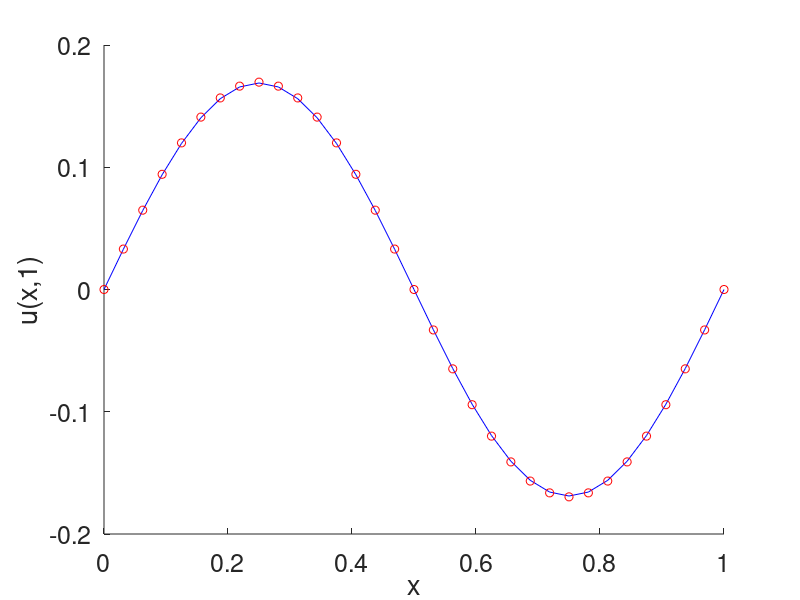

MATLAB code for this plot:
function [] = heat_equation_1D_ftcs_scheme
%%% --- 1D heat equation with Dirichlet boundary condition
%
% du/dt = D*d^2u/dx^2 with Drichlet BC: u(a,t) = u(b,t) = 0;
%                                       u(x,0) = 2*sin(2*pi*x)
% analytic solution: u(x,t) = 2*exp(-(pi^2/4)*t)*sin(2*pi*x).
%
% The finite difference: the forward-time centered space (FTCS), that is,
%  matrix equation: 
% w^(n+1) = (I+lambda*A)*w^(n) + lambda*b^(n).
% A is tridiagonal matrix.
% (I+lambda*A) is evolution matrix.
% b^(n) = [u^(n)_{a} 0,...0, u^(n)_{b}]^(T), (T = transpose). 
% b^(n) = 0 for all n since u(a,t) = (b,t) = 0
% lambda = D*dt/dx^2.
% Reference book: D. Bradie, A friendly introduction to numerical analysis 
%
% Written by Tsogbayar Tsednee (PhD), California State University Northridge 
% Contact: tsog215@gmail.com
% Date: December 23, 2018
%%%
% ----------------------------------------------------------------
format short; clear; clc;
% ---
% grid and initial condition
D = 1./16.; % diffision parameter
a = 0.; % x(0)
b = 1.; % x(N+1)
N = 32;  % number of grid point of x axis
dx = (b-a)/N; % step size in x
% ---
x = zeros(N+1,1); % total number of points is N+1
for i = 1:N+1
    x(i) = a + (i-1)*dx;
end
% ---
%%% time parameter
ti = 0.; % t(0)
tf = 1.; % t(N)
Nt = 256; % number of grid point in time t
dt = (tf-ti)/Nt; % step size in time t
t = zeros(Nt,1); % total number of points 
%
lambda = D*dt/dx^2 ;
%  matrix equation is
% w^(n+1) = (I+lambda*A)*w^(n) + lambda*b^(n)
u_mat = zeros(N+1,N+1);
for i = 2:N
    u_mat(i,i-1) = lambda;
    u_mat(i,i) = -2.*lambda;
    u_mat(i,i+1) = lambda;
end
u_mat(1,1) = -2.*lambda; u_mat(N+1,N+1) = -2.*lambda ; 
u_mat(1,2) = lambda; u_mat(N+1,N) = lambda;
%u_mat;
%%%
unit_I = eye(N+1); % unit diagonal matrix 
% at t0 = 0
w0 = 2.*sin(2.*pi.*x); % % at t0 = 0.00 & initial
% evolution matrix 
evolution_mat = unit_I + u_mat;
w0 = w0(2:N); % taking into account the boundary condition  
%
%%% time loop starts ---
for j = 1:Nt
    t(j) = ti + j*dt;
%
    w_old = w0;
    w_new = evolution_mat(2:N,2:N) * w_old; % % FTCS scheme
    w0 = w_new;
    %
end
%%% time loop ends ---
w_sol = [0.; w_new; 0.]; % numerical solution after taking into account the BC
%%% 
% ploting numerical and analytic solutions together
figure(1)
hold on
plot(x, w_sol, 'b')                                   % numerical solution
plot(x, 2.*exp(-(pi^2/4)*t(Nt)).*sin(2.*pi.*x), 'ro') % analytic solution
hold off
%axis([-25. 10. -1.100 0.20])
set(gca,'FontSize',18)
xlabel('x') % ,'fontsize',16
ylabel('u(x,1)') % ,'Rotation', 1
%%%

%return
end
